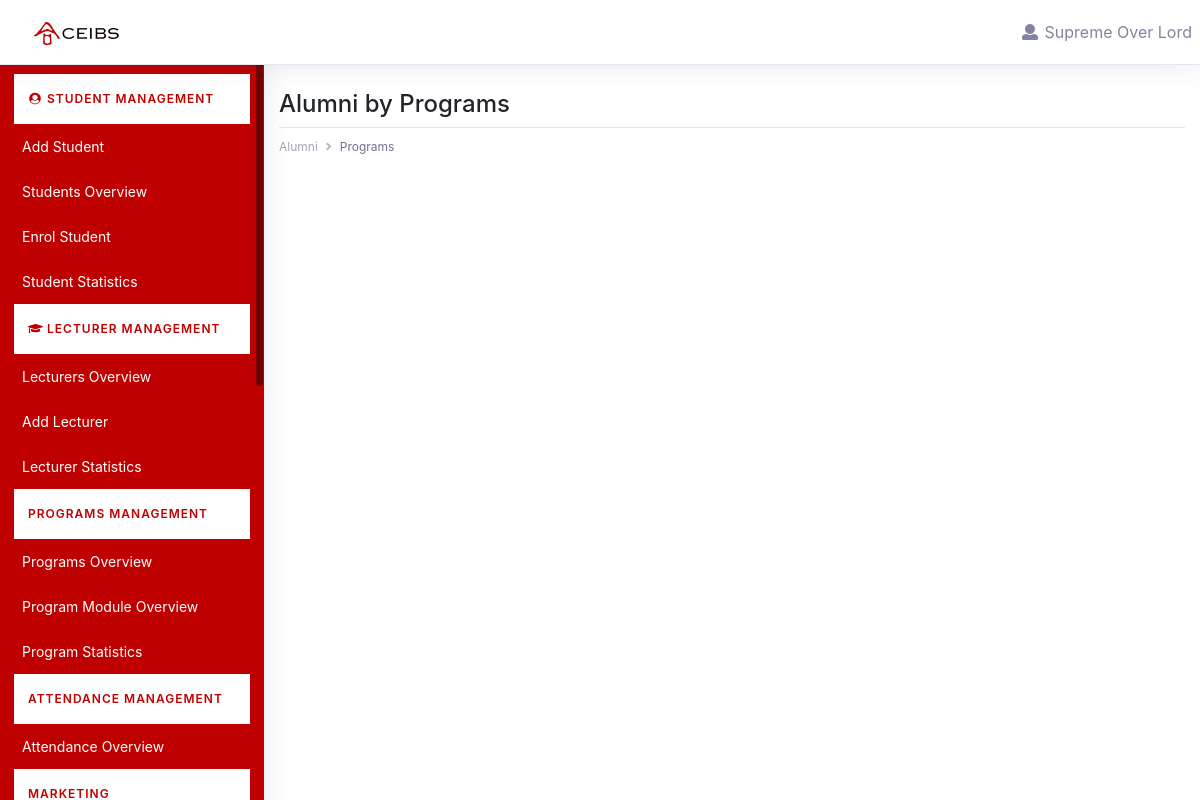
The page /alumni/programs/alumni (signed in) on the database as committed earlier.
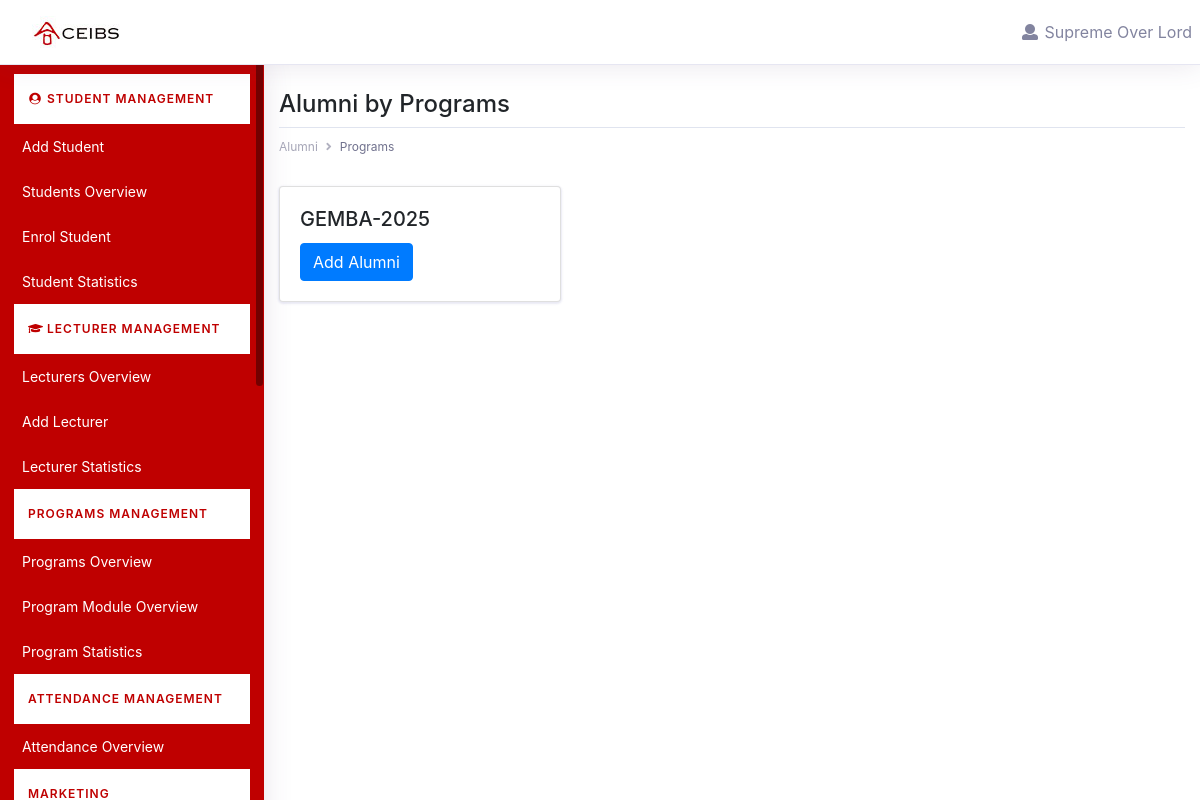
The same page on the database as committed later.
### academic_program/models.py (models this page shows, shortened)
class Program(models.Model):
    program_cover = models.ForeignKey(ProgramCover, null=True, blank=True, on_delete=models.SET_NULL)
    program_name = models.CharField(max_length=250, null=False, blank=False)
    program_code = models.CharField(max_length=200, null=True, blank=True)
    program_type = models.ForeignKey(ProgramType, on_delete=models.CASCADE, null=True, blank=True)
    duration = models.CharField(max_length=250, null=True, blank=True)
    description = models.CharField(max_length=250, null=True, blank=True)
    number_of_modules = models.PositiveSmallIntegerField(null=True, blank=True)
    program_officer = models.ForeignKey(
        CustomUser,
        null=True,
        blank=True,
        on_delete=models.SET_NULL,
        related_name='program_officer'
    )
    assistant_program_officer = models.ForeignKey(
        CustomUser,
        null=True,
        blank=True,
        on_delete=models.SET_NULL,
        related_name='assistant_program_officer'
    )
    alumni_program = models.BooleanField(default=False, null=True, blank=True)
    program_ended = models.BooleanField(default=False, null=True, blank=True)
    start_date = models.DateField(null=True, blank=True)
    end_date = models.DateField(null=True, blank=True)
    flag = models.BooleanField(default=True)

### alumni/views.py (the view)
# urls.py: path('programs/alumni', list_programs, name='list_programs'),
def list_programs(request):
    programs = Program.objects.filter(alumni_program=True)
    return render(request, 'alumni/list_programs.html', {'programs': programs})

### account/models.py (called while the page is built)
    def has_role(self, role_name, department_name=None):
        qs = self.roles.filter(name=role_name)
        if department_name:
            qs = qs.filter(department__name__iexact=department_name)
        return qs.exists()

### account/templatetags/custom_filters.py (called while the page is built)
@register.filter
def has_role(user, role_dept):
    try:
        role_name, dept_name = role_dept.split(',')
        role_name = role_name.strip()
        dept_name = dept_name.strip()
    except ValueError:
        return False
    return user.has_role(role_name, dept_name)

### alumni/templates/alumni/list_programs.html
{% extends 'base.html' %}
{% block content %}
<div class="dashboard-main-wrapper">
    {% include 'inc/header.html' %}
    {% include 'inc/sidenav.html' %}
    <div class="dashboard-wrapper">
        <div class="dashboard-ecommerce">
            <div class="container-fluid dashboard-content ">
                <div class="row">
                    <div class="col-xl-12 col-lg-12 col-md-12 col-sm-12 col-12">
                        <div class="page-header">
                            <h2 class="pageheader-title">Alumni by Programs</h2>
                            <div class="page-breadcrumb">
                                <nav aria-label="breadcrumb">
                                    <ol class="breadcrumb">
                                        <li class="breadcrumb-item"><a href="#" class="breadcrumb-link">Alumni</a></li>
                                        <li class="breadcrumb-item active" aria-current="page">Programs</li>
                                    </ol>
                                </nav>
                            </div>
                        </div>
                    </div>
                </div>
                <div class="row">
                    {% for program in programs %}
                        <div class="col-lg-4 col-md-6">
                            <div class="card">
                                <div class="card-body">
                                    <h5 class="card-title">{{ program.program_name }}</h5>
                                    <a href="{% url 'alumni:add_alumni_program' program.id %}" class="btn btn-primary">Add Alumni</a>
                                </div>
                            </div>
                        </div>
                    {% endfor %}
                </div>
            </div>
        </div>
    </div>
</div>
{% endblock %}

### templates/inc/header.html (shortened to what this page needs)
{% load static %}
<div class="dashboard-header">
            <nav class="navbar navbar-expand-lg bg-white fixed-top">
                <a href="{% if request.user.is_student %}{% url 'elevated:home' %}{% else %}{% url 'elevated:home' %}{% endif %}">
                    <img src="/static/assets/images/ceibs-logo1.jpg" alt="Logo">
                </a>
                <a style="font-family: 'Diphylleia', serif;" class="navbar-brand text-primary" href="#"></a>
                <div class="collapse navbar-collapse " id="navbarSupportedContent">
                    <ul class="navbar-nav ml-auto navbar-right-top">
                        <li class="nav-item dropdown nav-user">
                            <a class="nav-link nav-user-img" href="#" id="navbarDropdownMenuLink2" data-toggle="dropdown" aria-haspopup="true" aria-expanded="false"><i class="fa fa-fw fa-user"></i> {{ request.user.first_name }} {{ request.user.last_name }}</a>
                        </li>
                    </ul>
                </div>
            </nav>
        </div>

Rows that differ between the two databases and show on the page:
added Program: program_name "GEMBA-2025"
